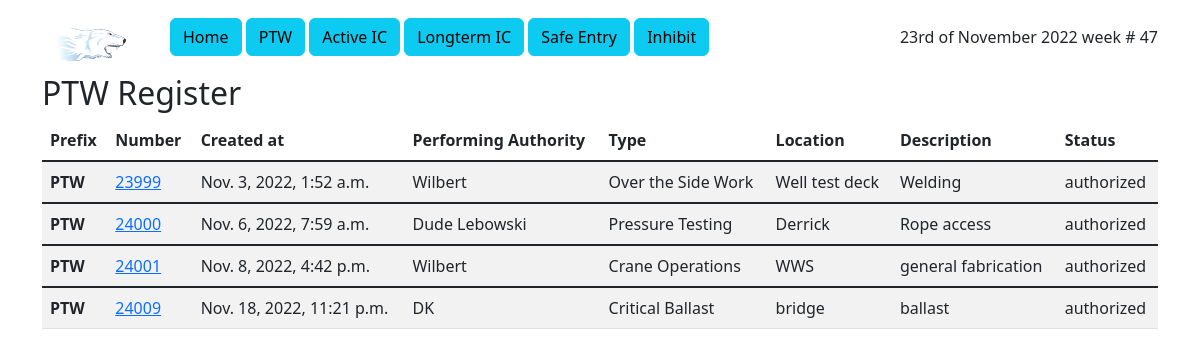
Before: /ptw/ptw/ with the older database file.
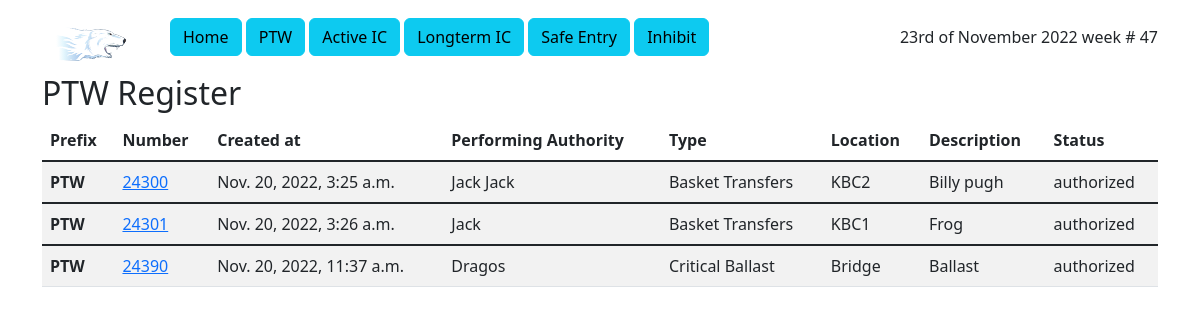
After: the same page with the newer database file.
### ptw/models.py (models this page shows, shortened)
class PTW(models.Model):
    prefix = models.CharField(max_length=5, choices=[
        ('PTW', 'PTW'),
        ('HVPTW', 'HVPTW'),
        ('HVSFT', 'HVSFT'),
        ('Event', 'Event'),
    ], default='PTW')
    id = models.IntegerField(primary_key=True)
    status = models.CharField(max_length=10, choices=[
        ('created', 'created'),
        ('authorized', 'authorized'),
        ('suspended', 'suspended'),
        ('closed', 'closed'),
        ('cancelled', 'cancelled')]
                              )
    created_at = models.DateTimeField(default=timezone.now)
    authorized_at = models.DateTimeField(default=timezone.now)
    closed_at = models.DateTimeField(default=timezone.now)
    planned_work_at = models.DateTimeField(default=timezone.now)
    work_description = models.CharField(max_length=64, default='TBC')
    work_type = models.CharField(max_length=64, choices=work_list, blank=True)
    work_location = models.CharField(max_length=64, default='TBC')
    performing_authority = models.CharField(max_length=64, blank=True)
    permit_audit = models.IntegerField(default=0)

### ptw/views.py (the view)
# urls.py: path('ptw/', views.PTWView.as_view(), name='ptw_index'),
class PTWView(generic.ListView):
    template_name = 'ptw/ptw_index.html'
    context_object_name = 'latest_active_list'
    def get_queryset(self):
        return PTW.objects.filter(
            Q(status__exact='authorized') | Q(status__exact='created') | Q(status__exact='suspended')
        )

### ptw/templates/ptw/ptw_index.html
{% extends 'ptw/nav.html' %}
{% block content %}
<h2>PTW Register</h2>
<div class="table-responsive">
<table class="table table-striped table-hover">
<thead>
      <tr>
          <th scope="col">Prefix</th>
          <th scope="col">Number</th>
          <th scope="col">Created at</th>
          <th scope="col">Performing Authority</th>
          <th scope="col">Type</th>
          <th scope="col">Location</th>
          <th scope="col">Description</th>
          <th scope="col">Status</th>
      </tr>
</thead>
{% if latest_active_list %}
            {% for ptw in latest_active_list %}
                <tbody class="table-group-divider">
                    <tr>
                        <th scope="row">{{ ptw.prefix }}</th>
                        <td><a href="{% url 'ptw:detail' ptw.id %}">{{ ptw.id }}</a></td>
                        <td>{{ ptw.created_at }}</td>
                        <td>{{ ptw.performing_authority }}</td>
                        <td>{{ ptw.work_type }}</td>
                        <td>{{ ptw.work_location }}</td>
                        <td>{{ ptw.work_description }}</td>
                        <td>{{ ptw.status }}</td>
                    </tr>
                </tbody>
            {% endfor %}
{% else %}
    <p>No ptw are currently active.</p>
{% endif %}
</table>
</div>
{% endblock %}

### ptw/templates/ptw/nav.html (shortened to what this page needs)
<!DOCTYPE html>
<html lang="en-US">
  <head>
        {% load static %}
        <link rel="stylesheet" type="text/css" href="{% static 'ptw/css/bootstrap.css' %}"/>
  </head>
<nav class="navbar navbar-expand-lg">
  <div class="container-xl">
    <a class="navbar-brand align-top"
       href="{% url 'admin:index' %}">
        <img src="{% static '/ptw/images/Polar-Bear-side.svg' %}" alt="Stena Icemax" width="100" height="48">
    </a>
    <div class="collapse navbar-collapse" id="navbarNavAltMarkup">
      <div class="navbar-nav">
          <form class="container-fluid justify-content-start">
            <a class="btn btn-info" role="button" href="{% url 'ptw:home' %}">Home</a>
            <a class="btn btn-info" role="button" href="{% url 'ptw:ptw_index' %}">PTW</a>
            <a class="btn btn-info" role="button" href="{% url 'ptw:active_index' %}">Active IC</a>
            <a class="btn btn-info" role="button" href="{% url 'ptw:longterm_index' %}">Longterm IC</a>
            <a class="btn btn-info" role="button" href="{% url 'ptw:safe_entry' %}">Safe Entry</a>
            <a class="btn btn-info" role="button" href="{% url 'ptw:inhibit' %}">Inhibit</a>
          </form>
      </div>
    </div>
      <div class="text">{% now "jS \o\f F Y \w\e\e\k \# W" %}</div>
  </div>
</nav>
<body>
<div class="container-xl">
    {% block content %}
    {% endblock %}
</div>
</body>
</html>

Changed rows visible on the page:
removed PTW: prefix "PTW", id "23999", created_at "Nov. 3, 2022, 1:52 a.m.", performing_authority "Wilbert", work_type "Over the Side Work", work_location "Well test deck", work_description "Welding", status "authorized"
removed PTW: prefix "PTW", id "24000", created_at "Nov. 6, 2022, 7:59 a.m.", performing_authority "Dude Lebowski", work_type "Pressure Testing", work_location "Derrick", work_description "Rope access", status "authorized"
removed PTW: prefix "PTW", id "24001", created_at "Nov. 8, 2022, 4:42 p.m.", performing_authority "Wilbert", work_type "Crane Operations", work_location "WWS", work_description "general fabrication", status "authorized"
removed PTW: prefix "PTW", id "24009", created_at "Nov. 18, 2022, 11:21 p.m.", performing_authority "DK", work_type "Critical Ballast", work_location "bridge", work_description "ballast", status "authorized"
added PTW: prefix "PTW", id "24300", created_at "Nov. 20, 2022, 3:25 a.m.", performing_authority "Jack Jack", work_type "Basket Transfers", work_location "KBC2", work_description "Billy pugh", status "authorized"
added PTW: prefix "PTW", id "24301", created_at "Nov. 20, 2022, 3:26 a.m.", performing_authority "Jack", work_type "Basket Transfers", work_location "KBC1", work_description "Frog", status "authorized"
added PTW: prefix "PTW", id "24390", created_at "Nov. 20, 2022, 11:37 a.m.", performing_authority "Dragos", work_type "Critical Ballast", work_location "Bridge", work_description "Ballast", status "authorized"
